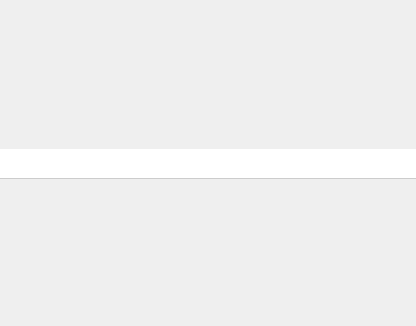
<?xml version="1.0" encoding="UTF-8"?>
<ui version="4.0">
 <class>Popup</class>
 <widget class="QWidget" name="Popup">
  <property name="geometry">
   <rect>
    <x>0</x>
    <y>0</y>
    <width>416</width>
    <height>326</height>
   </rect>
  </property>
  <property name="windowTitle">
   <string>Form</string>
  </property>
  <layout class="QVBoxLayout" name="verticalLayout">
   <property name="spacing">
    <number>3</number>
   </property>
   <property name="leftMargin">
    <number>0</number>
   </property>
   <property name="topMargin">
    <number>2</number>
   </property>
   <property name="rightMargin">
    <number>0</number>
   </property>
   <property name="bottomMargin">
    <number>0</number>
   </property>
   <item>
    <widget class="QLineEdit" name="lineEdit">
     <property name="minimumSize">
      <size>
       <width>0</width>
       <height>30</height>
      </size>
     </property>
     <property name="styleSheet">
      <string notr="true">QLineEdit{
border:none;
border-bottom:1px solid #CCCCCC;
}
QLineEdit:hover{
border:1px solid #CCCCCC;
}
QLineEdit:focus{
border:1px solid #A3CFEC;
}</string>
     </property>
    </widget>
   </item>
  </layout>
 </widget>
 <resources/>
 <connections/>
</ui>
